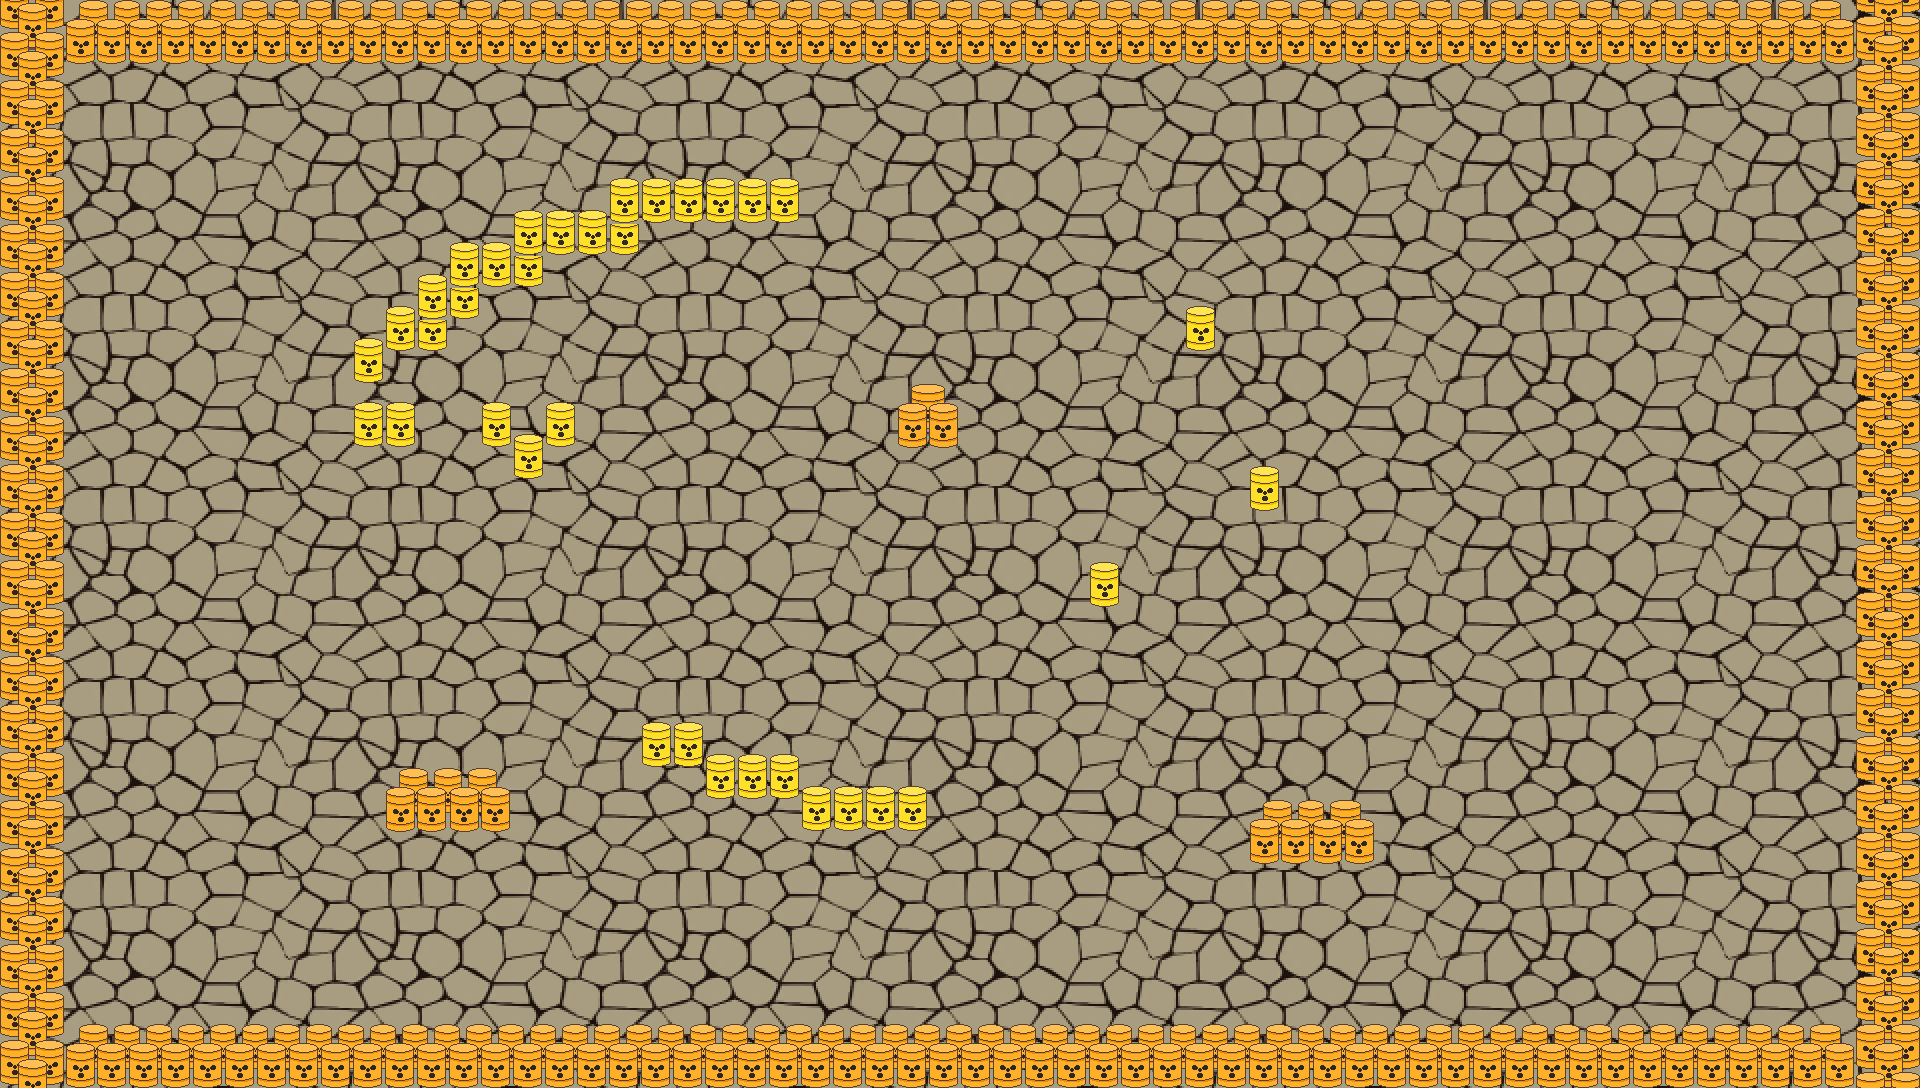

This is a level from a 2D game, rendered from its Tiled map with the project's own tilesets. A one-line summary and the map file follow, with tile-layer data summarised:
An orthogonal 60x34 tile map with 32x32 px tiles, 2 tile layers (Tile Layer 1, Copy of Tile Layer 1), 2 tilesets and 9 objects (4x Solid, 4x EnemySpawner, Player).

<map version="1.9" tiledversion="1.9.2" orientation="orthogonal" renderorder="right-down" width="60" height="34" tilewidth="32" tileheight="32" infinite="0" nextlayerid="8" nextobjectid="13">
 <tileset firstgid="1" name="Ground" tilewidth="32" tileheight="32" tilecount="256" columns="16">
  <image source="Ground.png" width="512" height="512" />
 </tileset>
 <tileset firstgid="257" name="player_healthUI" tilewidth="32" tileheight="32" tilecount="12" columns="6">
  <image source="player_healthUI.png" width="204" height="64" />
 </tileset>
 <layer id="1" name="Tile Layer 1" width="60" height="34">
  <data>[2040 cells, 2040 non-empty, 54 distinct tile ids]</data>
 </layer>
 <layer id="2" name="Copy of Tile Layer 1" width="60" height="34">
  <data>[2040 cells, 446 non-empty, 16 distinct tile ids]</data>
 </layer>
 <objectgroup id="4" name="Border">
  <object id="3" class="Solid" x="-17.3333" y="-22.6667" width="1954.67" height="84" />
  <object id="4" class="Solid" x="-50.6667" y="-61.3333" width="112" height="1236" />
  <object id="5" class="Solid" x="-69.3333" y="1014.67" width="2030.67" height="109.333" />
  <object id="6" class="Solid" x="1853.33" y="-97.3333" width="100" height="1237.33" />
 </objectgroup>
 <objectgroup id="5" name="Objects">
  <object id="8" class="EnemySpawner" gid="143" x="-686" y="1514" width="32" height="32">
   <properties>
    <property name="animationTime" type="float" value="1000" />
    <property name="attackDistance" type="float" value="61" />
    <property name="coinsAwarded" type="int" value="10" />
    <property name="enemyDamage" type="int" value="0" />
    <property name="enemyMaxHealth" type="int" value="20" />
    <property name="enemySpeed" type="float" value="0.2" />
    <property name="spawnEnemyTimeInterval" type="float" value="5000" />
    <property name="spawnTimeDecreaseValue" type="float" value="1000" />
    <property name="stopDistance" type="float" value="60" />
    <property name="timeBetweenAttacks" type="float" value="1000" />
    <property name="timeUntilSpawnSpeedIncreases" type="float" value="5000" />
   </properties>
  </object>
  <object id="9" class="EnemySpawner" gid="143" x="2564" y="1596" width="32" height="32">
   <properties>
    <property name="animationTime" type="float" value="1000" />
    <property name="attackDistance" type="float" value="61" />
    <property name="coinsAwarded" type="int" value="10" />
    <property name="enemyDamage" type="int" value="0" />
    <property name="enemyMaxHealth" type="int" value="20" />
    <property name="enemySpeed" type="float" value="0.2" />
    <property name="spawnEnemyTimeInterval" type="float" value="5000" />
    <property name="spawnTimeDecreaseValue" type="float" value="1000" />
    <property name="stopDistance" type="float" value="60" />
    <property name="timeBetweenAttacks" type="float" value="1000" />
    <property name="timeUntilSpawnSpeedIncreases" type="float" value="5000" />
   </properties>
  </object>
  <object id="10" class="EnemySpawner" gid="143" x="2562" y="-448" width="32" height="32">
   <properties>
    <property name="animationTime" type="float" value="1000" />
    <property name="attackDistance" type="float" value="61" />
    <property name="coinsAwarded" type="int" value="10" />
    <property name="enemyDamage" type="int" value="0" />
    <property name="enemyMaxHealth" type="int" value="20" />
    <property name="enemySpeed" type="float" value="0.2" />
    <property name="spawnEnemyTimeInterval" type="float" value="5000" />
    <property name="spawnTimeDecreaseValue" type="float" value="1000" />
    <property name="stopDistance" type="float" value="60" />
    <property name="timeBetweenAttacks" type="float" value="1000" />
    <property name="timeUntilSpawnSpeedIncreases" type="float" value="5000" />
   </properties>
  </object>
  <object id="11" class="EnemySpawner" gid="143" x="-762" y="-432" width="32" height="32">
   <properties>
    <property name="animationTime" type="float" value="1000" />
    <property name="attackDistance" type="float" value="61" />
    <property name="coinsAwarded" type="int" value="10" />
    <property name="enemyDamage" type="int" value="0" />
    <property name="enemyMaxHealth" type="int" value="20" />
    <property name="enemySpeed" type="float" value="0.2" />
    <property name="spawnEnemyTimeInterval" type="float" value="5000" />
    <property name="spawnTimeDecreaseValue" type="float" value="1000" />
    <property name="stopDistance" type="float" value="60" />
    <property name="timeBetweenAttacks" type="float" value="1000" />
    <property name="timeUntilSpawnSpeedIncreases" type="float" value="5000" />
   </properties>
  </object>
 </objectgroup>
 <objectgroup id="6" name="Player">
  <object id="12" class="Player" x="696" y="440" width="116" height="154">
   <properties>
    <property name="baseBulletDamage" type="int" value="10" />
    <property name="initialSpeed" type="float" value="0.3" />
    <property name="playerAmmo" type="int" value="10" />
    <property name="playerSpeed" type="float" value="0.3" />
   </properties>
  </object>
 </objectgroup>
</map>
